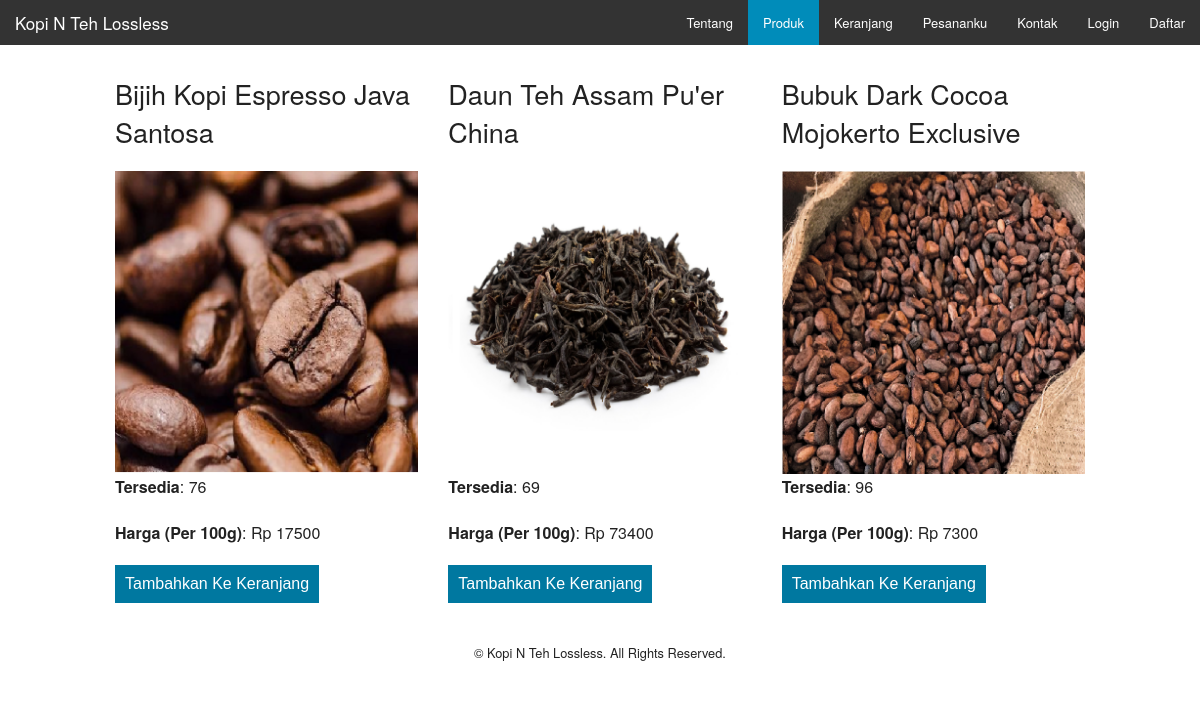
/products.php, run on the app's committed database.
### tables this page shows
CREATE TABLE `products` (
  `id` int(11) NOT NULL,
  `product_code` varchar(60) NOT NULL,
  `product_name` varchar(60) NOT NULL,
  `product_desc` tinytext NOT NULL,
  `product_img_name` varchar(60) NOT NULL,
  `qty` int(5) NOT NULL,
  `price` int(11) DEFAULT NULL
);

### products.php (the view, shortened to what this page needs)
<?php
include 'config.php';
?>
<!doctype html>
<html class="no-js" lang="en">
  <head>
    <link rel="stylesheet" href="css/foundation.css" />
  </head>
  <body>
    <nav class="top-bar" data-topbar role="navigation">
      <ul class="title-area">
        <li class="name">
          <h1><a href="index.php">Kopi N Teh Lossless</a></h1>
        </li>
      </ul>
      <section class="top-bar-section">
        <ul class="right">
          <li><a href="about.php">Tentang</a></li>
          <li class='active'><a href="products.php">Produk</a></li>
          <li><a href="cart.php">Keranjang</a></li>
          <li><a href="orders.php">Pesananku</a></li>
          <li><a href="contact.php">Kontak</a></li>
          <?php
          if(isset($_SESSION['username'])){
            echo '<li><a href="account.php">Akun</a></li>';
            echo '<li><a href="logout.php">Keluar</a></li>';
          }
          else{
            echo '<li><a href="login.php">Login</a></li>';
            echo '<li><a href="register.php">Daftar</a></li>';
          }
          ?>
        </ul>
      </section>
    </nav>
    <div class="row" style="margin-top:10px;">
      <div class="small-12">
        <?php
          $result = $mysqli->query('SELECT * FROM products');
          if($result){
            while($obj = $result->fetch_object()) {
              echo '<div class="large-4 columns">';
              echo '<p><h3>'.$obj->product_name.'</h3></p>';
              echo '<img src="images/products/'.$obj->product_img_name.'"/>';
              echo '<p><strong>Tersedia</strong>: '.$obj->qty.'</p>';
              echo '<p><strong>Harga (Per 100g)</strong>: Rp '.$obj->price.'</p>';
              if($obj->qty > 0){
                echo '<p><a href="update-cart.php?action=add&id='.$obj->id.'"><input type="submit" value="Tambahkan Ke Keranjang" style="clear:both; background: #0078A0; border: none; color: #fff; font-size: 1em; padding: 10px;" /></a></p>';
              }
              else {
                echo 'Out Of Stock!';
              }
              echo '</div>';
            }
          }
          echo '</div>';
          echo '</div>';
          ?>
        <div class="row" style="margin-top:10px;">
          <div class="small-12">
        <footer style="margin-top:10px;">
           <p style="text-align:center; font-size:0.8em;clear:both;">&copy; Kopi N Teh Lossless. All Rights Reserved.</p>
        </footer>
      </div>
    </div>
  </body>
</html>

### data on the page
products: product_name "Bijih Kopi Espresso Java Santosa", product_img_name (picture), qty "76", price "17500"
products: product_name "Daun Teh Assam Pu'er China", product_img_name (picture), qty "69", price "73400"
products: product_name "Bubuk Dark Cocoa Mojokerto Exclusive", product_img_name (picture), qty "96", price "7300"
